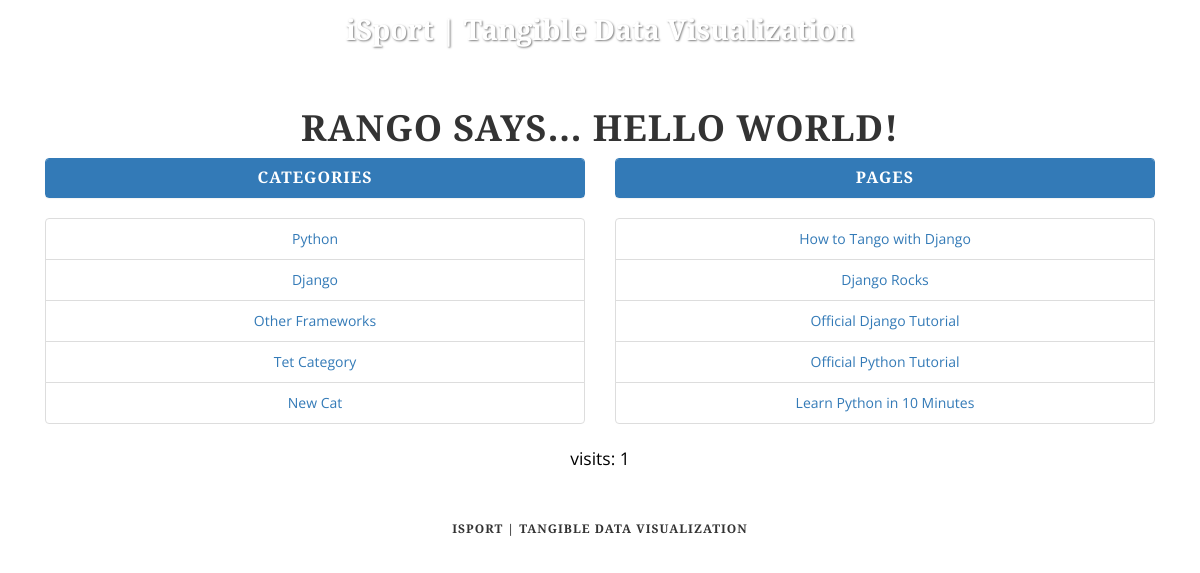
The page /rango/ on the database as committed earlier.
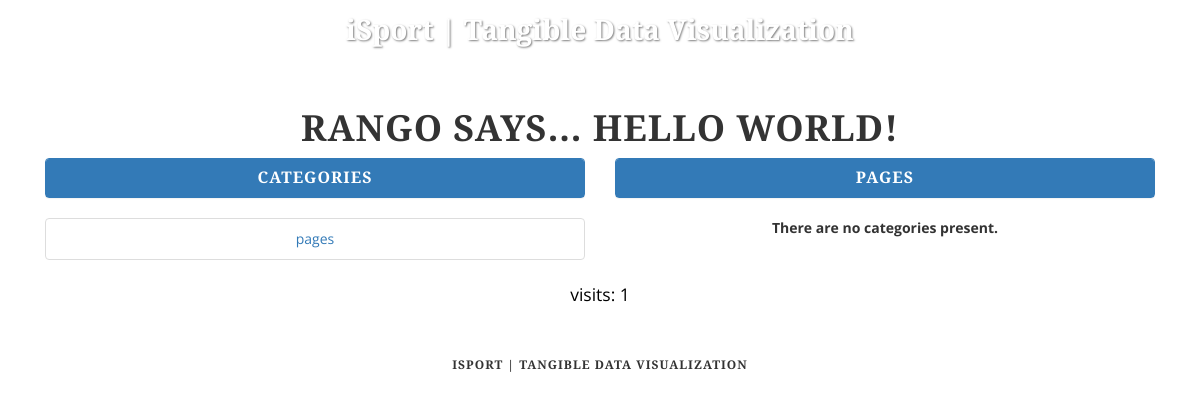
The same page on the database as committed later.
### rango/models.py (models this page shows, shortened)
class Category(models.Model):
    name = models.CharField(max_length=128, unique=True)
    views = models.IntegerField(default=0)
    likes = models.IntegerField(default=0)
    slug = models.SlugField()

class Page(models.Model):
    category = models.ForeignKey(Category)
    title = models.CharField(max_length=128)
    url = models.URLField()
    views = models.IntegerField(default=0)

### rango/views.py (the view)
def index(request):
    category_list = Category.objects.order_by('-likes')[:5]
    page_list = Page.objects.order_by('-views')[:5]
    context_dict = {'categories': category_list, 'pages': page_list}
    visits = request.session.get('visits')
    if not visits:
        visits = 1
    reset_last_visit_time = False
    last_visit = request.session.get('last_visit')
    if last_visit:
        last_visit_time = datetime.strptime(last_visit[:-7], "%Y-%m-%d %H:%M:%S")
        if (datetime.now() - last_visit_time).seconds > 0:
            visits = visits + 1
            reset_last_visit_time = True
    else:
        reset_last_visit_time = True
    if reset_last_visit_time:
        request.session['last_visit'] = str(datetime.now())
        request.session['visits'] = visits
    context_dict['visits'] = visits
    response = render(request,'rango/index.html', context_dict)
    return response

### templates/rango/index.html (shortened to what this page needs)
{% extends 'rango/base.html' %}
{% load staticfiles %}
        {% block body_block %}
{% if user.is_authenticated %}
    <div class="page-header">
                <h1>Rango says... hello {{ user.username }}!</h1>
            {% else %}
                <h1>Rango says... hello world!</h1>
            {% endif %}
</div>
         <div class="row placeholders">
            <div class="col-xs-12 col-sm-6 placeholder">
                <div class="panel panel-primary">
                     <div class="panel-heading">
                        <h3 class="panel-title">Categories</h3>
                     </div>
                </div>
              {% if categories %}
                    <ul class="list-group">
                        {% for category in categories %}
                         <li class="list-group-item"><a href="{% url 'category'  category.slug %}">{{ category.name }}</a></li>
                        {% endfor %}
                    </ul>
                {% else %}
                    <strong>There are no categories present.</strong>
                {% endif %}
            </div>
            <div class="col-xs-12 col-sm-6 placeholder">
              <div class="panel panel-primary">
                    <div class="panel-heading">
                        <h3 class="panel-title">Pages</h3>
                    </div>
                </div>
                {% if pages %}
                    <ul class="list-group">
                        {% for page in pages %}
                         <li class="list-group-item"><a href="{{page.url}}">{{ page.title }}</a></li>
                        {% endfor %}
                    </ul>
                {% else %}
                    <strong>There are no categories present.</strong>
                {% endif %}
            </div>
          </div>
       <p> visits: {{ visits }}</p>
        {% endblock %}

### templates/rango/base.html (shortened to what this page needs)
<!DOCTYPE html>
{% load staticfiles %}
<html lang="en">
<head>
    <link href="{% static "css/bootstrap.min.css" %}" rel="stylesheet">
    <link href="{% static "css/business-casual.css" %}" rel="stylesheet">
</head>
<body>
    <div class="brand">iSport | Tangible Data Visualization </div>
    <div class="container">
        <div class="row">
            <div class="box">
                <div class="col-lg-12 text-center">
                    <div id="carousel-example-generic" class="carousel slide">
                {% block body_block %}{% endblock %}
 </div>
                </div>
            </div>
        </div>
    <footer>
        <div class="container">
            <div class="row">
                <div class="col-lg-12 text-center">
    <h6>iSport | Tangible Data Visualization
                </div>
            </div>
        </div>
    </footer>
</body>
</html>

### static/css/business-casual.css (style rules this page uses)
body { font-family: "Open Sans","Helvetica Neue",Helvetica,Arial,sans-serif; background: url('../img/bg.jpg') no-repeat center center fixed; -webkit-background-size: cover; -moz-background-size: cover; background-size: cover; -o-background-size: cover; }
h1, h2, h3, h4, h5, h6 { text-transform: uppercase; font-family: "Josefin Slab","Helvetica Neue",Helvetica,Arial,sans-serif; font-weight: 700; letter-spacing: 1px; }
p { font-size: 1.25em; line-height: 1.6; color: #000; }
.brand, .address-bar { display: none; }
.box { margin-bottom: 20px; padding: 10px 15px; background: #fff; background: rgba(255,255,255,0.9); }
footer { background: #fff; background: rgba(255,255,255,0.9); }
@media screen and (min-width:768px) { .brand { display: inherit; margin: 0; padding: 10px 0 10px; text-align: center; text-shadow: 1px 1px 2px rgba(0,0,0,0.5); font-family: "Josefin Slab","Helvetica Neue",Helvetica,Arial,sans-serif; font-size: 2em; font-weight: 700; line-height: normal; color: #fff; } }
@media screen and (min-width:1200px) { .box:after { content: ''; display: table; clear: both; } }

Rows that differ between the two databases and show on the page:
removed Category: name "Python"
removed Category: name "Django"
removed Category: name "Other Frameworks"
removed Category: name "Tet Category"
removed Category: name "New Cat"
removed Page: title "How to Tango with Django"
removed Page: title "Django Rocks"
removed Page: title "Official Django Tutorial"
removed Page: title "Official Python Tutorial"
removed Page: title "Learn Python in 10 Minutes"
added Category: name "pages"
Other text that changed with them:
text now shown: "There are no categories present."
